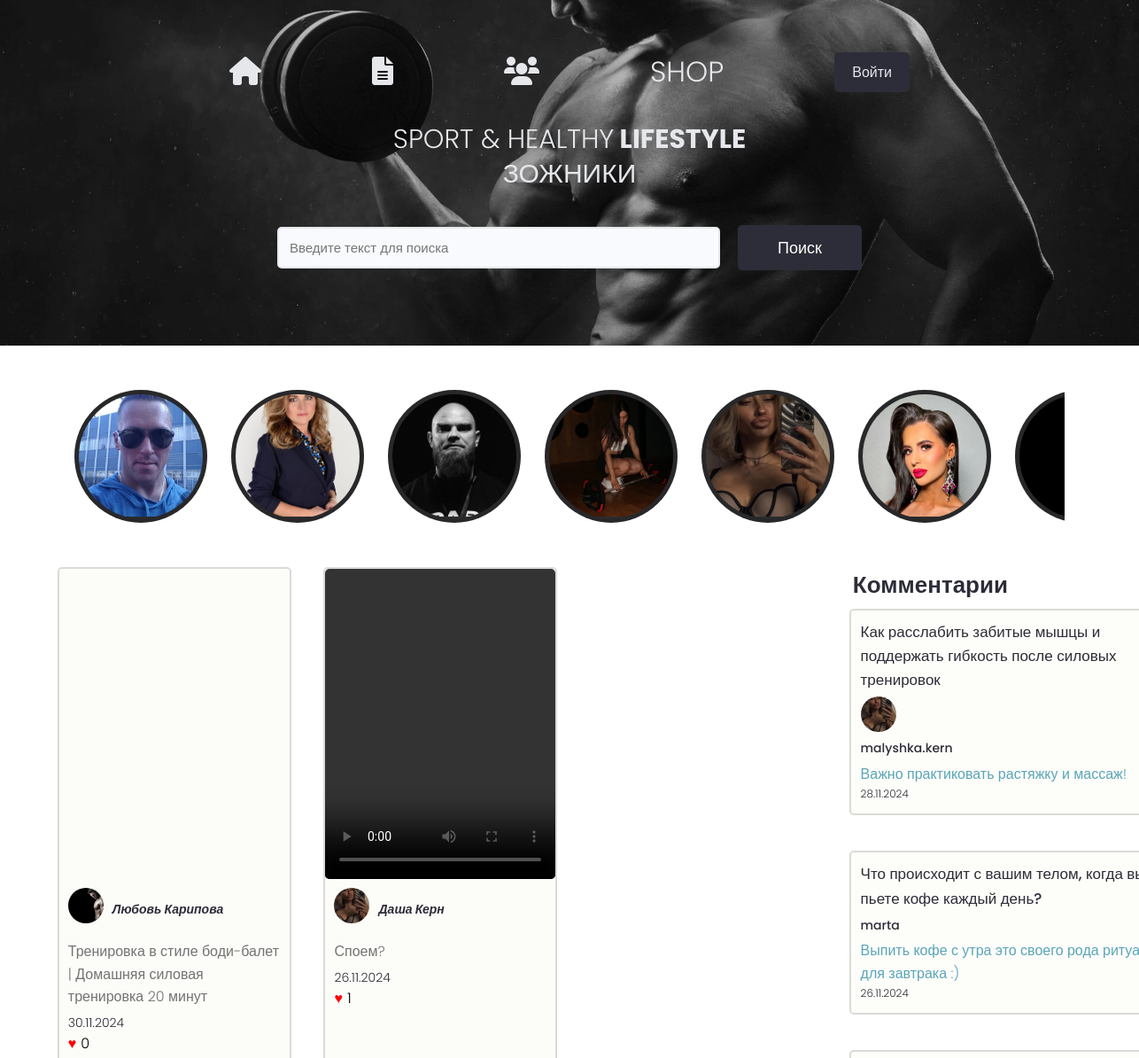
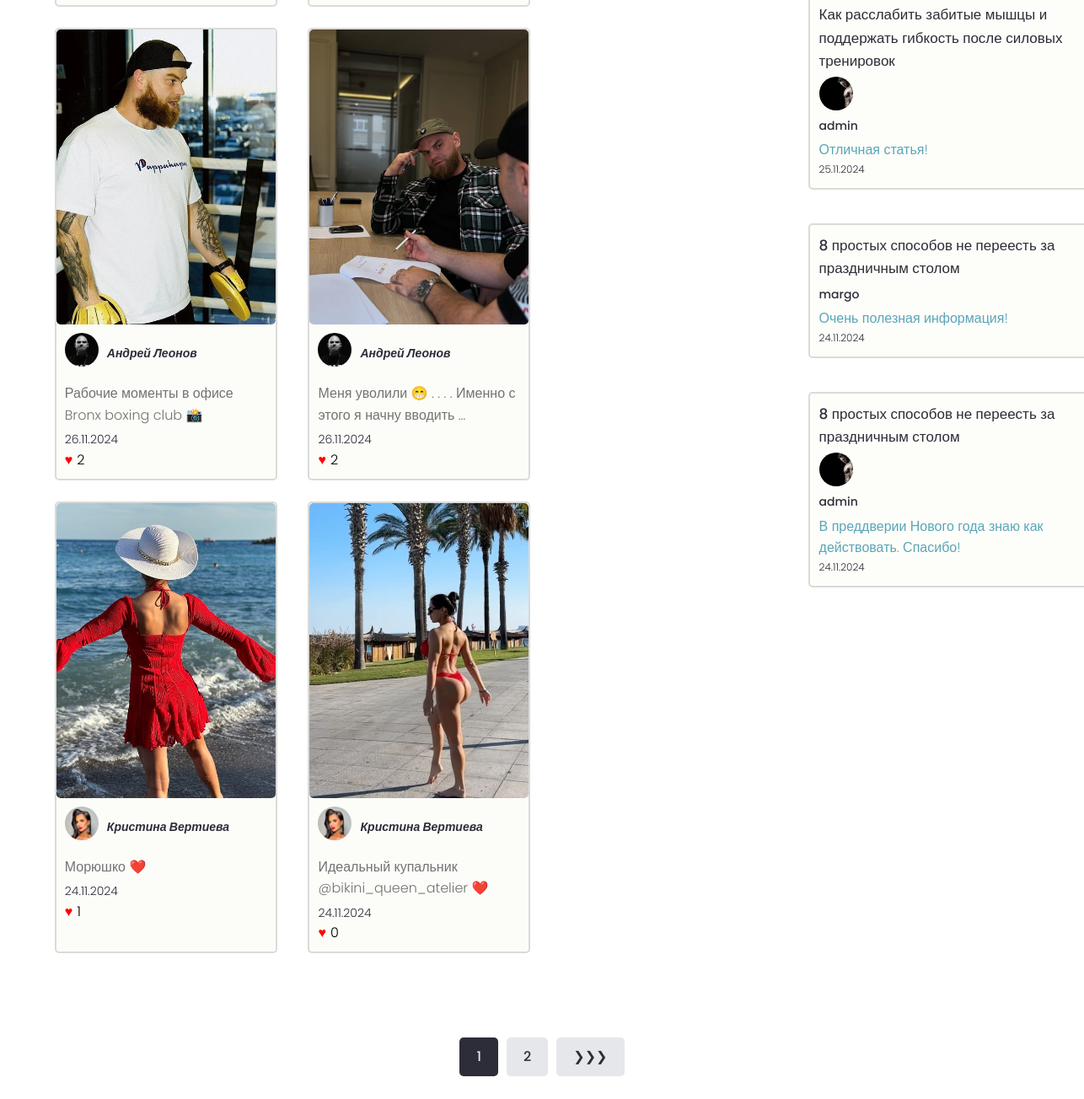
The page /projects/news_feed/ on the database as committed earlier (2 pictures, top to bottom).
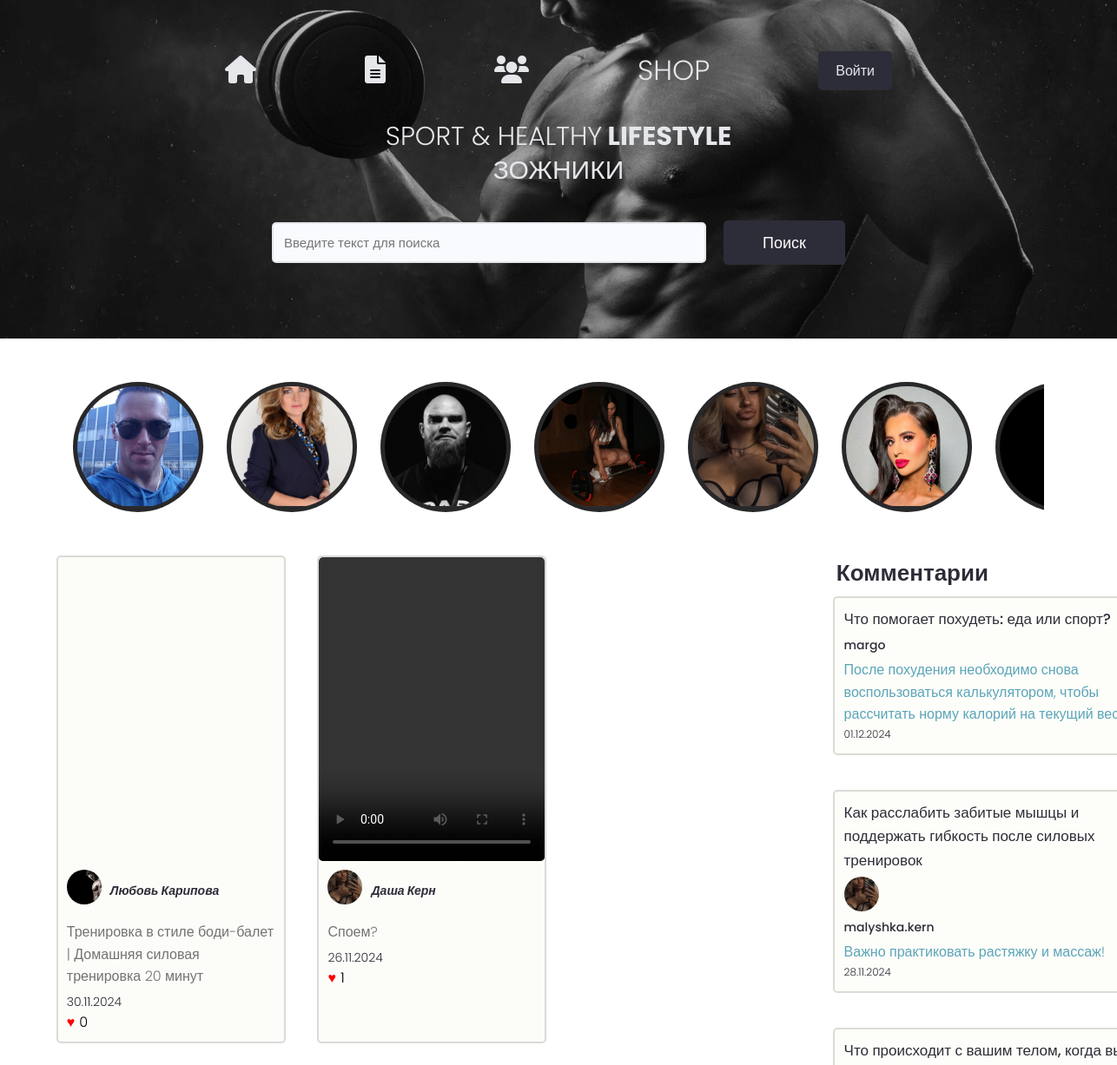
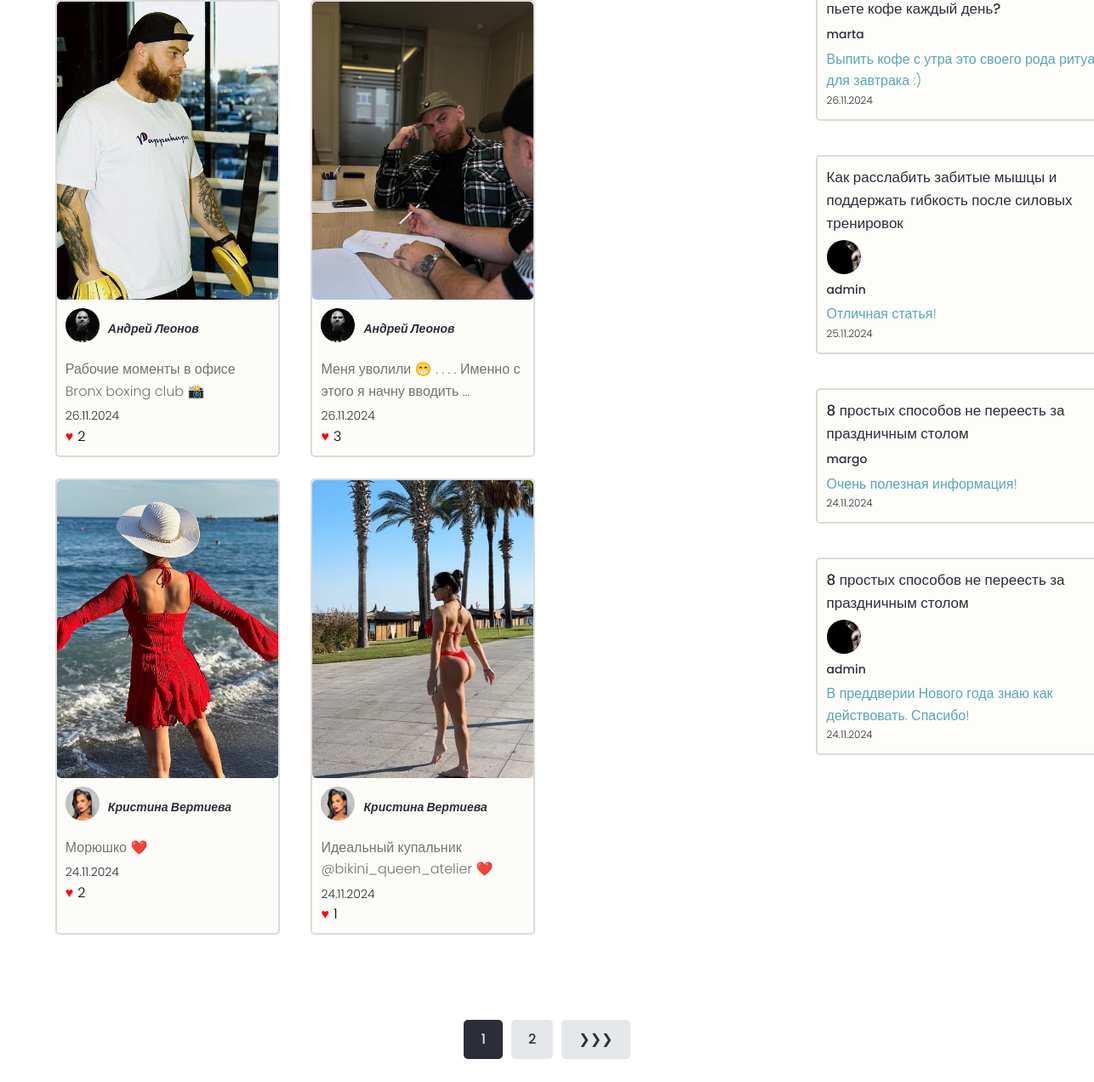
The same page on the database as committed later (2 pictures, top to bottom).
### users/models.py (models this page shows, shortened)
class Profile(models.Model):
    user = models.OneToOneField(User, on_delete=models.CASCADE, blank=True, verbose_name='Пользователь')
    name = models.CharField(max_length=200, blank=True, verbose_name='Имя')
    email = models.EmailField(max_length=200, blank=True, verbose_name='Эл.адрес')
    nickname = models.CharField(max_length=200, blank=True, verbose_name='Псевдоним')
    myself_short = models.CharField(max_length=200, blank=True, verbose_name='О себе коротко')
    myself = models.TextField(blank=True, verbose_name='О себе')
    photo = models.ImageField(upload_to='profiles/', default='profiles/coach.jpg', verbose_name='Фото')
    video = models.FileField(upload_to='videos/', blank=True, null=True, verbose_name='Видео')
    note = models.TextField(blank=True, null=True, verbose_name='Заметка')
    social_youtube = models.CharField(max_length=200, blank=True, verbose_name='Youtube')
    social_site = models.CharField(max_length=200, blank=True, verbose_name='Социальная сеть')
    social_website = models.CharField(max_length=200, blank=True, verbose_name='Сайт')
    document = models.FileField(upload_to='documents/', verbose_name='Документ об образовании', null=True, blank=False)
    work = models.CharField(max_length=200, blank=True, verbose_name='Место работы')
    created = models.DateTimeField(auto_now_add=True, verbose_name='Дата')
    class Meta:
        verbose_name = 'Профиль'
        verbose_name_plural = 'профили'

class Video(models.Model):
    VIDEO_TYPE_CHOICES = (
        ('local', 'Локальное видео'),
        ('url', 'Ссылка на видео'),
    )
    profile = models.ForeignKey('Profile', on_delete=models.CASCADE, related_name='videos')
    video_type = models.CharField(max_length=10, choices=VIDEO_TYPE_CHOICES, default='local', verbose_name='Тип видео')
    video = models.FileField(upload_to='videos/', verbose_name='Видео', blank=True, null=True)
    video_url = models.URLField(blank=True, null=True, verbose_name='Ссылка на видео')
    caption = models.TextField(blank=True, null=True, verbose_name='Подпись')
    likes = models.ManyToManyField(User, related_name='video_likes', blank=True)
    created = models.DateTimeField(auto_now_add=True, verbose_name='Дата')
    class Meta:
        verbose_name = 'Видео'
        verbose_name_plural = 'видео'

class Photo(models.Model):
    profile = models.ForeignKey(Profile, on_delete=models.CASCADE, related_name='photos')
    image = models.ImageField(upload_to='photos/', verbose_name='Фото')
    caption = models.TextField(blank=True, null=True, verbose_name='Подпись')
    likes = models.ManyToManyField(User, related_name='photo_likes', blank=True)
    created = models.DateTimeField(auto_now_add=True, verbose_name='Дата')
    class Meta:
        verbose_name = 'Фото'
        verbose_name_plural = 'фотографии'

### projects/models.py (models this page shows, shortened)
class Comment(models.Model):
    project = models.ForeignKey(Project, on_delete=models.CASCADE, related_name='comments')
    author = models.ForeignKey(User, on_delete=models.CASCADE)
    profile = models.ForeignKey(Profile, on_delete=models.SET_NULL, null=True, blank=True)
    content = models.TextField()
    created_at = models.DateTimeField(auto_now_add=True)
    class Meta:
        verbose_name = 'Комментарий'
        verbose_name_plural = 'комментарии'

class Project(models.Model):
    owner = models.ForeignKey(Profile, on_delete=models.SET_NULL, blank=True, null=True, verbose_name='Автор')
    sections = models.ManyToManyField('Section', blank=True, verbose_name='Категории')
    title = models.CharField(max_length=200, verbose_name='Название')
    description = RichTextUploadingField(blank=True, verbose_name='Описание')
    featured_image = models.ImageField(default='default.jpg', upload_to='projects/%Y/%m/%d', verbose_name='Изображение')
    demo_link = models.CharField(max_length=200, blank=True, verbose_name='Ссылка на демонстрацию')
    source_link = models.CharField(max_length=200, blank=True, verbose_name='Ссылка на источник')
    tags = models.ManyToManyField('Tag', blank=True, verbose_name='Тег')
    created = models.DateTimeField(auto_now_add=True, verbose_name='Дата создания')
    likes = models.ManyToManyField(User, related_name='project_likes', blank=True, verbose_name='Лайки')
    class Meta:
        ordering = ['-created']
        verbose_name = 'Статья'
        verbose_name_plural = 'статьи'

### projects/views.py (the view)
# urls.py: path('news_feed/', views.news_feed, name='news_feed'),
def news_feed(request):
    profiles, photos, videos, search_query = search_news_feed(request)
    news_feed_items = sorted(
        list(photos) + list(videos),
        key=lambda x: x.created,
        reverse=True
    )
    custom_range, news_feed_items = paginate_news(request, news_feed_items, 6)
    all_comments = Comment.objects.all().order_by('-created_at')
    context = {
        'background_image': 'images/two.jpg',
        'search_query': search_query,
        'profiles': profiles,
        'news_feed_items': news_feed_items,
        'all_comments': all_comments,
        'custom_range': custom_range
    }
    return render(request, 'projects/news_feed.html', context)

### projects/utils.py (called while the page is built)
def search_news_feed(request):
    search_query = request.GET.get('search_query', '')
    if search_query:
        profiles = Profile.objects.distinct().filter(name__icontains=search_query).order_by('name')  # Добавляем сортировку
        photos = Photo.objects.distinct().filter(caption__icontains=search_query).order_by('-created')
        videos = Video.objects.distinct().filter(caption__icontains=search_query).order_by('-created')
    else:
        profiles = Profile.objects.all().order_by('name')  # Добавляем сортировку
        photos = Photo.objects.all().order_by('-created')
        videos = Video.objects.all().order_by('-created')
    return profiles, photos, videos, search_query

### projects/templates/projects/news_feed.html (shortened to what the changed rows need)
{% extends 'projects/base.html' %}
{% block content %}
<main class="projects">
    <section class="projectsList">
        <div class="container">
            <section class="developer-blocks">
                {% for profile in profiles %}
                <a href="{% url 'user_profile' profile.id %}" class="developer-block" data-name="{{ profile.name }}">
                    <img src="{{ profile.photo.url }}" alt="image">
                </a>
                {% endfor %}
            </section>
            <div class="row">
                <div class="column column--3of5">
                    <div class="grid grid--three">
                        {% for item in news_feed_items %}
                        <div class="column">
                            <div class="project">
                                <div class="project-feed">
                                    <a href="{% if item.image %}{{ item.image.url }}{% elif item.video_type == 'local' %}{{ item.video.url }}{% elif item.video_type == 'url' %}{{ item.video_url }}{% else %}#{% endif %}">
                                        {% if item.image %}
                                        <img class="project__thumbnail" src="{{ item.image.url }}" alt="image">
                                        {% elif item.video_type == 'local' %}
                                        <video class="project__thumbnail" controls>
                                            <source src="{{ item.video.url }}" type="video/mp4">
                                        </video>
                                        {% elif item.video_type == 'url' %}
                                        <iframe class="project__thumbnail" width="560" height="315"
                                                src="{{ item.video_url }}" frameborder="0" allowfullscreen></iframe>
                                        {% endif %}
                                    </a>
                                </div>
                                <div class="card__body">
                                    <div class="author-info">
                                        <a href="{% url 'user_profile' item.profile.id %}" class="author-photo">
                                            <img src="{{ item.profile.photo.url }}" alt="author photo"
                                                 class="author-photo__img">
                                        </a>
                                        <p><a class="project__author" href="{% url 'user_profile' item.profile.id %}">{{item.profile.name}}</a></p>
                                    </div>
                                    {% if item.caption %}
                                    <p class="photo-caption" title="{{ item.caption }}" style="margin-bottom: 5px;">
                                        {{ item.caption|truncatewords:13 }}
                                    </p>
                                    <p style="font-size: 1.4rem; color: var(--color-sub);">{{item.created|date:"d.m.Y"}}</p>
                                    {% endif %}
                                    <div class="like-section">
                                        <button class="like-button" data-item-id="{{ item.id }}"
                                                data-item-type="{% if item.image %}photo{% else %}video{% endif %}">
                                            <span class="like-icon">&#9829;</span>
                                            <span class="like-count">{{ item.likes.count }}</span>
                                        </button>
                                    </div>
                                </div>
                            </div>
                        </div>
                        {% endfor %}
                    </div>
                </div>
                <div class="column column--1of5">
                    <h2 style="font-size: 2.6rem; color: var(--color-sub); text-align: center;">Комментарии</h2>
                    <section class="comments-section">
                        <div class="grid grid--two">
                            {% for comment in all_comments %}
                            <div class="column">
                                <div class="card link">
                                    <a href="{% url 'project' comment.project.id %}" class="link">
                                        <h3 class="link__title" style=" font-size: 1.7rem;color:var(--color-sub)">
                                            {{comment.project.title}}</h3>
                                        {% if comment.profile and comment.profile.photo %}
                                        <img src="{{ comment.profile.photo.url }}" alt="author photo"
                                             class="author-photo__img">
                                        {% endif %}
                                        <h3 class="link__title" style=" font-size: 1.4rem;color: var(--color-sub);">
                                            {{comment.author.username}} </h3>
                                        <p style="font-size: 1.6rem; color: var(--color-main);">{{comment.content}}</p>
                                        <p style="font-size: 1.2rem; color: var(--color-sub);">
                                            {{comment.created_at|date:"d.m.Y"}}</p>
                                    </a>
                                </div>
                            </div>
                            {% endfor %}
                        </div>
                    </section>
                </div>
            </div>
        </div>
    </section>
    {% include 'projects/pagination.html' with queryset=news_feed_items %}
</main>
{% endblock %}

Rows that differ between the two databases and show on the page:
computed for Photo "Меня уволили 😁 . . . . Именно с этого я начну вводить …": likes.count "2" → "3"
computed for Photo "Морюшко ❤️": likes.count "1" → "2"
computed for Photo "Идеальный купальник @bikini_queen_atelier ❤️": likes.count "0" → "1"
added Comment: project "Что помогает похудеть: еда или спорт?", author.username "margo", content "После похудения необходимо снова воспользоваться калькулятором, чтобы рассчитать норму калорий на текущий…", created_at "01.12.2024"
